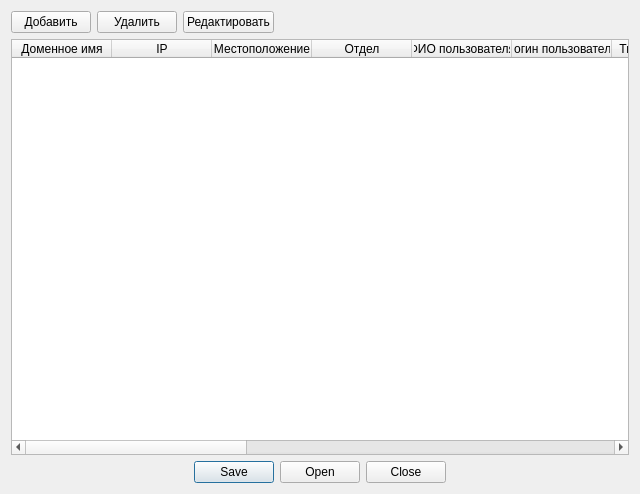
<?xml version="1.0" encoding="UTF-8"?>
<ui version="4.0">
 <class>Dialog</class>
 <widget class="QDialog" name="Dialog">
  <property name="geometry">
   <rect>
    <x>0</x>
    <y>0</y>
    <width>640</width>
    <height>494</height>
   </rect>
  </property>
  <property name="windowTitle">
   <string>Dialog</string>
  </property>
  <layout class="QVBoxLayout" name="verticalLayout">
   <item>
    <layout class="QHBoxLayout" name="horizontalLayout">
     <item>
      <widget class="QPushButton" name="pushButton">
       <property name="text">
        <string>Добавить</string>
       </property>
      </widget>
     </item>
     <item>
      <widget class="QPushButton" name="pushButton_2">
       <property name="text">
        <string>Удалить</string>
       </property>
      </widget>
     </item>
     <item>
      <widget class="QPushButton" name="pushButton_3">
       <property name="text">
        <string>Редактировать</string>
       </property>
      </widget>
     </item>
     <item>
      <spacer name="horizontalSpacer">
       <property name="orientation">
        <enum>Qt::Horizontal</enum>
       </property>
       <property name="sizeHint" stdset="0">
        <size>
         <width>40</width>
         <height>20</height>
        </size>
       </property>
      </spacer>
     </item>
    </layout>
   </item>
   <item>
    <widget class="QTableWidget" name="tableWidget">
     <column>
      <property name="text">
       <string>Доменное имя</string>
      </property>
     </column>
     <column>
      <property name="text">
       <string>IP</string>
      </property>
     </column>
     <column>
      <property name="text">
       <string>Местоположение</string>
      </property>
     </column>
     <column>
      <property name="text">
       <string>Отдел</string>
      </property>
     </column>
     <column>
      <property name="text">
       <string>ФИО пользователя</string>
      </property>
     </column>
     <column>
      <property name="text">
       <string>Логин пользователя</string>
      </property>
     </column>
     <column>
      <property name="text">
       <string>Тип устройства</string>
      </property>
     </column>
     <column>
      <property name="text">
       <string>Системная плата</string>
      </property>
     </column>
     <column>
      <property name="text">
       <string>Процессор</string>
      </property>
     </column>
     <column>
      <property name="text">
       <string>ОЗУ</string>
      </property>
     </column>
     <column>
      <property name="text">
       <string>Жесткий диск</string>
      </property>
     </column>
     <column>
      <property name="text">
       <string>Монитор</string>
      </property>
     </column>
     <column>
      <property name="text">
       <string>Сканер, принтер, МФУ</string>
      </property>
     </column>
     <column>
      <property name="text">
       <string>Дата установки</string>
      </property>
     </column>
     <column>
      <property name="text">
       <string>ОС</string>
      </property>
     </column>
     <column>
      <property name="text">
       <string>Дата ОС</string>
      </property>
     </column>
    </widget>
   </item>
   <item>
    <widget class="QDialogButtonBox" name="buttonBox">
     <property name="standardButtons">
      <set>QDialogButtonBox::Close|QDialogButtonBox::Open|QDialogButtonBox::Save</set>
     </property>
     <property name="centerButtons">
      <bool>true</bool>
     </property>
    </widget>
   </item>
  </layout>
 </widget>
 <resources/>
 <connections/>
</ui>
